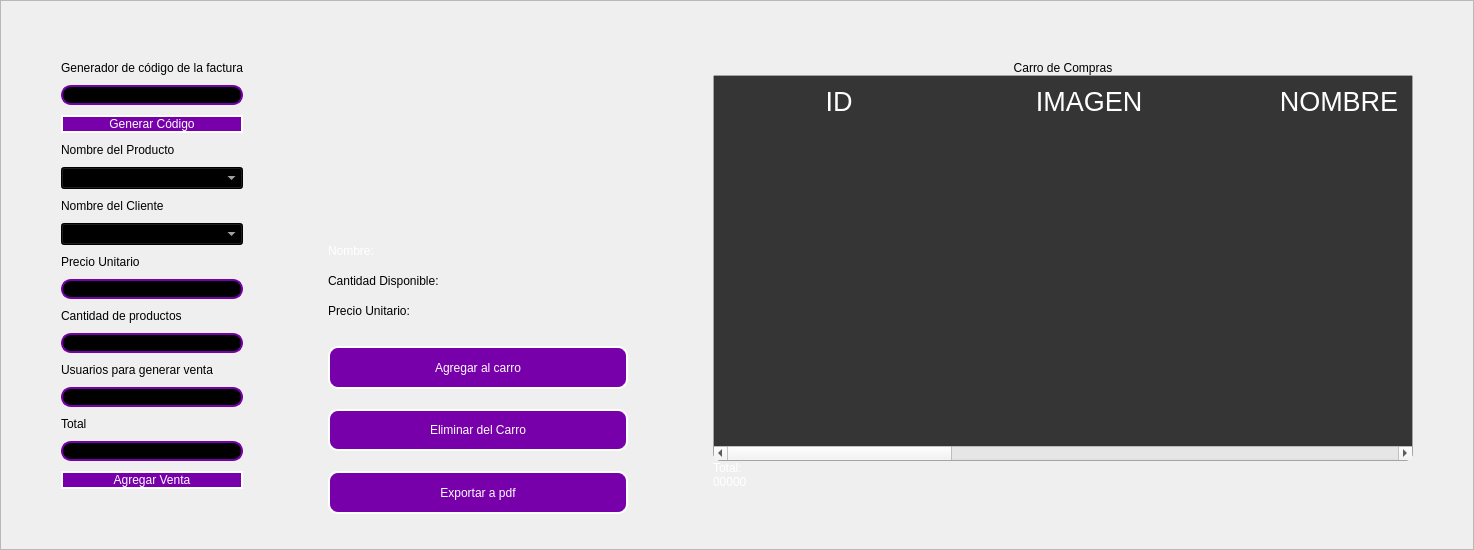
        <widget class="QFrame" name="frame_3">
         <property name="sizePolicy">
          <sizepolicy hsizetype="Maximum" vsizetype="Preferred">
           <horstretch>0</horstretch>
           <verstretch>0</verstretch>
          </sizepolicy>
         </property>
         <property name="layoutDirection">
          <enum>Qt::LeftToRight</enum>
         </property>
         <property name="frameShape">
          <enum>QFrame::StyledPanel</enum>
         </property>
         <property name="frameShadow">
          <enum>QFrame::Raised</enum>
         </property>
         <property name="lineWidth">
          <number>0</number>
         </property>
         <layout class="QHBoxLayout" name="horizontalLayout_4">
          <property name="spacing">
           <number>10</number>
          </property>
          <property name="sizeConstraint">
           <enum>QLayout::SetDefaultConstraint</enum>
          </property>
          <property name="leftMargin">
           <number>10</number>
          </property>
          <property name="topMargin">
           <number>10</number>
          </property>
          <property name="rightMargin">
           <number>10</number>
          </property>
          <property name="bottomMargin">
           <number>10</number>
          </property>
          <item>
           <layout class="QVBoxLayout" name="verticalLayout_3">
            <property name="spacing">
             <number>10</number>
            </property>
            <property name="leftMargin">
             <number>50</number>
            </property>
            <property name="topMargin">
             <number>50</number>
            </property>
            <property name="rightMargin">
             <number>50</number>
            </property>
            <property name="bottomMargin">
             <number>50</number>
            </property>
            <item>
             <widget class="QLabel" name="label_10">
              <property name="styleSheet">
               <string notr="true">color: rgb(0, 0, 0);
font: 10pt &quot;MS Shell Dlg 2&quot;;</string>
              </property>
              <property name="text">
               <string>Generador de código de la factura</string>
              </property>
             </widget>
            </item>
            <item>
             <widget class="QLineEdit" name="codetxt">
              <property name="enabled">
               <bool>false</bool>
              </property>
              <property name="styleSheet">
               <string notr="true">
border-radius:10px; 
font: 12pt &quot;Arial&quot;;
border: 2px solid  rgb(120, 0, 171);
background-color: rgb(0, 0, 0);
color: rgb(255, 255, 255);
</string>
              </property>
             </widget>
            </item>
            <item>
             <widget class="QPushButton" name="btn_get_code">
              <property name="cursor">
               <cursorShape>PointingHandCursor</cursorShape>
              </property>
              <property name="styleSheet">
               <string notr="true">QLabel {
	color: rgb(255, 255, 254);
	font: 12pt &quot;Arial&quot;;
	background-color: rgba(0, 0, 0,0);
}


QLineEdit{
background-color: rgba(0, 0, 0,0);
border-radius:10px; 
font: 12pt &quot;Arial&quot;;
color: rgb(255, 255, 254);
border: 2px solid  rgb(255, 255, 255);

}

QLineEdit:hover{
background-color: rgba(0, 0, 0,0);
border-radius:10px; 
font: 12pt &quot;Arial&quot;;
border: 2px solid  rgb(120, 0, 171);
}

QLineEdit:focus{
background-color: rgb(0, 0, 0);
border-radius:10px; 
font: 12pt &quot;Arial&quot;;
border: 2px solid rgb(120, 0, 171);
}

QCheckBox{
	font: 12pt &quot;Arial&quot;;
	color: rgb(255, 255, 255);
}

QCheckBox::indicator {
    width: 18px;
    height:18px;
}

QCheckBox::indicator:unchecked {
   background-image: url(image/square.svg);
}

QCheckBox::indicator:checked {
   background-image: url(image/check-square.svg);
}

QPushButton{
border-radius:10px; 
font: 12pt &quot;Arial&quot;;
color: rgb(255, 255, 254);
border: 2px solid #ffffff;
	background-color: rgb(120, 0, 171);

}

QPushButton:hover{
border-radius:10px; 
font: 12pt &quot;Arial&quot;;
color: rgb(255, 255, 255);
border: 2px solid rgb(120, 0, 171);
	background-color: rgb(120, 0, 171);
}
QFrame{
 	background-color: #1E0070;
	border-radius:15px; 
}
</string>
              </property>
              <property name="text">
               <string>Generar Código</string>
              </property>
             </widget>
            </item>
            <item>
             <widget class="QLabel" name="label_7">
              <property name="styleSheet">
               <string notr="true">QLabel {
color: rgb(0, 0, 0);
	font: 12pt &quot;Arial&quot;;
	background-color: rgba(0, 0, 0,0);
}


QLineEdit{
background-color: rgba(0, 0, 0,0);
border-radius:10px; 
font: 12pt &quot;Arial&quot;;
color: rgb(255, 255, 254);
border: 2px solid  rgb(255, 255, 255);

}

QLineEdit:hover{
background-color: rgba(0, 0, 0,0);
border-radius:10px; 
font: 12pt &quot;Arial&quot;;
border: 2px solid  rgb(120, 0, 171);
}

QLineEdit:focus{
background-color: rgb(0, 0, 0);
border-radius:10px; 
font: 12pt &quot;Arial&quot;;
border: 2px solid rgb(120, 0, 171);
}

QCheckBox{
	font: 12pt &quot;Arial&quot;;
	color: rgb(255, 255, 255);
}

QCheckBox::indicator {
    width: 18px;
    height:18px;
}

QCheckBox::indicator:unchecked {
   background-image: url(image/square.svg);
}

QCheckBox::indicator:checked {
   background-image: url(image/check-square.svg);
}

QPushButton{
border-radius:10px; 
font: 12pt &quot;Arial&quot;;
color: rgb(255, 255, 254);
border: 2px solid #ffffff;
}

QPushButton:hover{
border-radius:10px; 
font: 12pt &quot;Arial&quot;;
color: rgb(255, 255, 255);
border: 2px solid rgb(120, 0, 171);
	background-color: rgb(120, 0, 171);
}

</string>
              </property>
              <property name="text">
               <string>Nombre del Producto</string>
              </property>
             </widget>
            </item>
            <item>
             <widget class="QComboBox" name="comboboxproduct">
              <property name="cursor">
               <cursorShape>PointingHandCursor</cursorShape>
              </property>
              <property name="styleSheet">
               <string notr="true">background-color: rgb(0, 0, 0);
color: rgb(255, 255, 255);
</string>
              </property>
             </widget>
            </item>
            <item>
             <widget class="QLabel" name="label_6">
              <property name="styleSheet">
               <string notr="true">QLabel {
color: rgb(0, 0, 0);
	font: 12pt &quot;Arial&quot;;
	background-color: rgba(0, 0, 0,0);
}


QLineEdit{
background-color: rgba(0, 0, 0,0);
border-radius:10px; 
font: 12pt &quot;Arial&quot;;
color: rgb(255, 255, 254);
border: 2px solid  rgb(255, 255, 255);

}

QLineEdit:hover{
background-color: rgba(0, 0, 0,0);
border-radius:10px; 
font: 12pt &quot;Arial&quot;;
border: 2px solid  rgb(120, 0, 171);
}

QLineEdit:focus{
background-color: rgb(0, 0, 0);
border-radius:10px; 
font: 12pt &quot;Arial&quot;;
border: 2px solid rgb(120, 0, 171);
}

QCheckBox{
	font: 12pt &quot;Arial&quot;;
	color: rgb(255, 255, 255);
}

QCheckBox::indicator {
    width: 18px;
    height:18px;
}

QCheckBox::indicator:unchecked {
   background-image: url(image/square.svg);
}

QCheckBox::indicator:checked {
   background-image: url(image/check-square.svg);
}

QPushButton{
border-radius:10px; 
font: 12pt &quot;Arial&quot;;
color: rgb(255, 255, 254);
border: 2px solid #ffffff;
}

QPushButton:hover{
border-radius:10px; 
font: 12pt &quot;Arial&quot;;
color: rgb(255, 255, 255);
border: 2px solid rgb(120, 0, 171);
	background-color: rgb(120, 0, 171);
}

</string>
              </property>
              <property name="text">
               <string>Nombre del Cliente</string>
              </property>
             </widget>
            </item>
            <item>
             <widget class="QComboBox" name="comboboxclient">
              <property name="cursor">
               <cursorShape>PointingHandCursor</cursorShape>
              </property>
              <property name="styleSheet">
               <string notr="true">background-color: rgb(0, 0, 0);
color: rgb(255, 255, 255);
</string>
              </property>
             </widget>
            </item>
            <item>
             <widget class="QLabel" name="label_5">
              <property name="styleSheet">
               <string notr="true">QLabel {
color: rgb(0, 0, 0);
	font: 12pt &quot;Arial&quot;;
	background-color: rgba(0, 0, 0,0);
}


QLineEdit{
background-color: rgba(0, 0, 0,0);
border-radius:10px; 
font: 12pt &quot;Arial&quot;;
color: rgb(255, 255, 254);
border: 2px solid  rgb(255, 255, 255);

}

QLineEdit:hover{
background-color: rgba(0, 0, 0,0);
border-radius:10px; 
font: 12pt &quot;Arial&quot;;
border: 2px solid  rgb(120, 0, 171);
}

QLineEdit:focus{
background-color: rgb(0, 0, 0);
border-radius:10px; 
font: 12pt &quot;Arial&quot;;
border: 2px solid rgb(120, 0, 171);
}

QCheckBox{
	font: 12pt &quot;Arial&quot;;
	color: rgb(255, 255, 255);
}

QCheckBox::indicator {
    width: 18px;
    height:18px;
}

QCheckBox::indicator:unchecked {
   background-image: url(image/square.svg);
}

QCheckBox::indicator:checked {
   background-image: url(image/check-square.svg);
}

QPushButton{
border-radius:10px; 
font: 12pt &quot;Arial&quot;;
color: rgb(255, 255, 254);
border: 2px solid #ffffff;
}

QPushButton:hover{
border-radius:10px; 
font: 12pt &quot;Arial&quot;;
color: rgb(255, 255, 255);
border: 2px solid rgb(120, 0, 171);
	background-color: rgb(120, 0, 171);
}

</string>
              </property>
              <property name="text">
               <string>Precio Unitario</string>
              </property>
             </widget>
            </item>
            <item>
             <widget class="QLineEdit" name="unitpricetxt">
              <property name="enabled">
               <bool>false</bool>
              </property>
              <property name="styleSheet">
               <string notr="true">
border-radius:10px; 
font: 12pt &quot;Arial&quot;;
border: 2px solid  rgb(120, 0, 171);
background-color: rgb(0, 0, 0);
color: rgb(255, 255, 255);
</string>
              </property>
             </widget>
            </item>
            <item>
             <widget class="QLabel" name="label_4">
              <property name="styleSheet">
               <string notr="true">QLabel {
color: rgb(0, 0, 0);
	font: 12pt &quot;Arial&quot;;
	background-color: rgba(0, 0, 0,0);
}


QLineEdit{
background-color: rgba(0, 0, 0,0);
border-radius:10px; 
font: 12pt &quot;Arial&quot;;
color: rgb(255, 255, 254);
border: 2px solid  rgb(255, 255, 255);

}

QLineEdit:hover{
background-color: rgba(0, 0, 0,0);
border-radius:10px; 
font: 12pt &quot;Arial&quot;;
border: 2px solid  rgb(120, 0, 171);
}

QLineEdit:focus{
background-color: rgb(0, 0, 0);
border-radius:10px; 
font: 12pt &quot;Arial&quot;;
border: 2px solid rgb(120, 0, 171);
}

QCheckBox{
	font: 12pt &quot;Arial&quot;;
	color: rgb(255, 255, 255);
}

QCheckBox::indicator {
    width: 18px;
    height:18px;
}

QCheckBox::indicator:unchecked {
   background-image: url(image/square.svg);
}

QCheckBox::indicator:checked {
   background-image: url(image/check-square.svg);
}

QPushButton{
border-radius:10px; 
font: 12pt &quot;Arial&quot;;
color: rgb(255, 255, 254);
border: 2px solid #ffffff;
}

QPushButton:hover{
border-radius:10px; 
font: 12pt &quot;Arial&quot;;
color: rgb(255, 255, 255);
border: 2px solid rgb(120, 0, 171);
	background-color: rgb(120, 0, 171);
}

</string>
              </property>
              <property name="text">
               <string>Cantidad de productos</string>
              </property>
             </widget>
            </item>
            <item>
             <widget class="QLineEdit" name="quantitytxt">
              <property name="styleSheet">
               <string notr="true">
border-radius:10px; 
font: 12pt &quot;Arial&quot;;
border: 2px solid  rgb(120, 0, 171);
background-color: rgb(0, 0, 0);
color: rgb(255, 255, 255);
</string>
              </property>
             </widget>
            </item>
            <item>
             <widget class="QLabel" name="label_3">
              <property name="styleSheet">
               <string notr="true">QLabel {
color: rgb(0, 0, 0);
	font: 12pt &quot;Arial&quot;;
	background-color: rgba(0, 0, 0,0);
}


QLineEdit{
background-color: rgba(0, 0, 0,0);
border-radius:10px; 
font: 12pt &quot;Arial&quot;;
color: rgb(255, 255, 254);
border: 2px solid  rgb(255, 255, 255);

}

QLineEdit:hover{
background-color: rgba(0, 0, 0,0);
border-radius:10px; 
font: 12pt &quot;Arial&quot;;
border: 2px solid  rgb(120, 0, 171);
}

QLineEdit:focus{
background-color: rgb(0, 0, 0);
border-radius:10px; 
font: 12pt &quot;Arial&quot;;
border: 2px solid rgb(120, 0, 171);
}

QCheckBox{
	font: 12pt &quot;Arial&quot;;
	color: rgb(255, 255, 255);
}

QCheckBox::indicator {
    width: 18px;
    height:18px;
}

QCheckBox::indicator:unchecked {
   background-image: url(image/square.svg);
}

QCheckBox::indicator:checked {
   background-image: url(image/check-square.svg);
}

QPushButton{
border-radius:10px; 
font: 12pt &quot;Arial&quot;;
color: rgb(255, 255, 254);
border: 2px solid #ffffff;
}

QPushButton:hover{
border-radius:10px; 
font: 12pt &quot;Arial&quot;;
color: rgb(255, 255, 255);
border: 2px solid rgb(120, 0, 171);
	background-color: rgb(120, 0, 171);
}

</string>
              </property>
              <property name="text">
               <string>Usuarios para generar venta</string>
              </property>
             </widget>
            </item>
            <item>
             <widget class="QLineEdit" name="usertxt">
              <property name="enabled">
               <bool>false</bool>
              </property>
              <property name="styleSheet">
               <string notr="true">
border-radius:10px; 
font: 12pt &quot;Arial&quot;;
border: 2px solid  rgb(120, 0, 171);
background-color: rgb(0, 0, 0);
color: rgb(255, 255, 255);
</string>
              </property>
             </widget>
            </item>
            <item>
             <widget class="QLabel" name="label_2">
              <property name="styleSheet">
               <string notr="true">QLabel {
color: rgb(0, 0, 0);
	font: 12pt &quot;Arial&quot;;
	background-color: rgba(0, 0, 0,0);
}


QLineEdit{
background-color: rgba(0, 0, 0,0);
border-radius:10px; 
font: 12pt &quot;Arial&quot;;
color: rgb(255, 255, 254);
border: 2px solid  rgb(255, 255, 255);

}

QLineEdit:hover{
background-color: rgba(0, 0, 0,0);
border-radius:10px; 
font: 12pt &quot;Arial&quot;;
border: 2px solid  rgb(120, 0, 171);
}

QLineEdit:focus{
background-color: rgb(0, 0, 0);
border-radius:10px; 
font: 12pt &quot;Arial&quot;;
border: 2px solid rgb(120, 0, 171);
}

QCheckBox{
	font: 12pt &quot;Arial&quot;;
	color: rgb(255, 255, 255);
}

QCheckBox::indicator {
    width: 18px;
    height:18px;
}

QCheckBox::indicator:unchecked {
   background-image: url(image/square.svg);
}

QCheckBox::indicator:checked {
   background-image: url(image/check-square.svg);
}

QPushButton{
border-radius:10px; 
font: 12pt &quot;Arial&quot;;
color: rgb(255, 255, 254);
border: 2px solid #ffffff;
}

QPushButton:hover{
border-radius:10px; 
font: 12pt &quot;Arial&quot;;
color: rgb(255, 255, 255);
border: 2px solid rgb(120, 0, 171);
	background-color: rgb(120, 0, 171);
}

</string>
              </property>
              <property name="text">
               <string>Total</string>
              </property>
             </widget>
            </item>
            <item>
             <widget class="QLineEdit" name="totalpricetxt">
              <property name="enabled">
               <bool>false</bool>
              </property>
              <property name="styleSheet">
               <string notr="true">
border-radius:10px; 
font: 12pt &quot;Arial&quot;;
border: 2px solid  rgb(120, 0, 171);
background-color: rgb(0, 0, 0);
color: rgb(255, 255, 255);
</string>
              </property>
             </widget>
            </item>
            <item>
             <widget class="QPushButton" name="btn_register_sale">
              <property name="cursor">
               <cursorShape>PointingHandCursor</cursorShape>
              </property>
              <property name="styleSheet">
               <string notr="true">QLabel {
	color: rgb(255, 255, 254);
	font: 12pt &quot;Arial&quot;;
	background-color: rgba(0, 0, 0,0);
}


QLineEdit{
background-color: rgba(0, 0, 0,0);
border-radius:10px; 
font: 12pt &quot;Arial&quot;;
color: rgb(255, 255, 254);
border: 2px solid  rgb(255, 255, 255);

}

QLineEdit:hover{
background-color: rgba(0, 0, 0,0);
border-radius:10px; 
font: 12pt &quot;Arial&quot;;
border: 2px solid  rgb(120, 0, 171);
}

QLineEdit:focus{
background-color: rgb(0, 0, 0);
border-radius:10px; 
font: 12pt &quot;Arial&quot;;
border: 2px solid rgb(120, 0, 171);
}

QCheckBox{
	font: 12pt &quot;Arial&quot;;
	color: rgb(255, 255, 255);
}

QCheckBox::indicator {
    width: 18px;
    height:18px;
}

QCheckBox::indicator:unchecked {
   background-image: url(image/square.svg);
}

QCheckBox::indicator:checked {
   background-image: url(image/check-square.svg);
}

QPushButton{
border-radius:10px; 
font: 12pt &quot;Arial&quot;;
color: rgb(255, 255, 254);
border: 2px solid #ffffff;
	background-color: rgb(120, 0, 171);

}

QPushButton:hover{
border-radius:10px; 
font: 12pt &quot;Arial&quot;;
color: rgb(255, 255, 255);
border: 2px solid rgb(120, 0, 171);
	background-color: rgb(120, 0, 171);
}
QFrame{
 	background-color: #1E0070;
	border-radius:15px; 
}
</string>
              </property>
              <property name="text">
               <string>Agregar Venta</string>
              </property>
             </widget>
            </item>
           </layout>
          </item>
          <item>
           <layout class="QVBoxLayout" name="verticalLayout_4">
            <property name="spacing">
             <number>0</number>
            </property>
            <property name="leftMargin">
             <number>25</number>
            </property>
            <property name="topMargin">
             <number>25</number>
            </property>
            <property name="rightMargin">
             <number>25</number>
            </property>
            <property name="bottomMargin">
             <number>25</number>
            </property>
            <item>
             <widget class="QLabel" name="labelimage">
              <property name="minimumSize">
               <size>
                <width>0</width>
                <height>200</height>
               </size>
              </property>
              <property name="maximumSize">
               <size>
                <width>200</width>
                <height>200</height>
               </size>
              </property>
              <property name="text">
               <string/>
              </property>
             </widget>
            </item>
            <item>
             <widget class="QLabel" name="labelname">
              <property name="minimumSize">
               <size>
                <width>300</width>
                <height>0</height>
               </size>
              </property>
              <property name="maximumSize">
               <size>
                <width>300</width>
                <height>30</height>
               </size>
              </property>
              <property name="styleSheet">
               <string notr="true">color: rgb(255, 255, 255);
font: 12pt &quot;MS Shell Dlg 2&quot;;</string>
              </property>
              <property name="text">
               <string>Nombre:</string>
              </property>
             </widget>
            </item>
            <item>
             <widget class="QLabel" name="labelstock">
              <property name="minimumSize">
               <size>
                <width>180</width>
                <height>0</height>
               </size>
              </property>
              <property name="maximumSize">
               <size>
                <width>300</width>
                <height>30</height>
               </size>
              </property>
              <property name="styleSheet">
               <string notr="true">font: 12pt &quot;MS Shell Dlg 2&quot;;
color: rgb(0, 0, 0);</string>
              </property>
              <property name="text">
               <string>Cantidad Disponible:</string>
              </property>
             </widget>
            </item>
            <item>
             <widget class="QLabel" name="labeluprice">
              <property name="maximumSize">
               <size>
                <width>300</width>
                <height>30</height>
               </size>
              </property>
              <property name="styleSheet">
               <string notr="true">color: rgb(0, 0, 0);
font: 12pt &quot;MS Shell Dlg 2&quot;;</string>
              </property>
              <property name="text">
               <string>Precio Unitario:</string>
              </property>
             </widget>
            </item>
            <item>
             <spacer name="verticalSpacer">
              <property name="orientation">
               <enum>Qt::Vertical</enum>
              </property>
              <property name="sizeType">
               <enum>QSizePolicy::Fixed</enum>
              </property>
              <property name="sizeHint" stdset="0">
               <size>
                <width>10</width>
                <height>20</height>
               </size>
              </property>
             </spacer>
            </item>
            <item>
             <widget class="QPushButton" name="btn_add_cart">
              <property name="maximumSize">
               <size>
                <width>300</width>
                <height>50</height>
               </size>
              </property>
              <property name="cursor">
               <cursorShape>PointingHandCursor</cursorShape>
              </property>
              <property name="styleSheet">
               <string notr="true">QPushButton{
border-radius:10px; 
font: 12pt &quot;Arial&quot;;
color: rgb(255, 255, 254);
border: 2px solid #ffffff;
	background-color: rgb(120, 0, 171);

}

QPushButton:hover{
border-radius:10px; 
font: 12pt &quot;Arial&quot;;
color: rgb(255, 255, 255);
border: 2px solid rgb(120, 0, 171);
	background-color: rgb(120, 0, 171);
}</string>
              </property>
              <property name="text">
               <string>Agregar al carro</string>
              </property>
              <property name="iconSize">
               <size>
                <width>30</width>
                <height>30</height>
               </size>
              </property>
             </widget>
            </item>
            <item>
             <spacer name="verticalSpacer_2">
              <property name="orientation">
               <enum>Qt::Vertical</enum>
              </property>
              <property name="sizeType">
               <enum>QSizePolicy::Fixed</enum>
              </property>
              <property name="sizeHint" stdset="0">
               <size>
                <width>20</width>
                <height>20</height>
               </size>
              </property>
             </spacer>
            </item>
            <item>
             <widget class="QPushButton" name="btn_delete">
              <property name="maximumSize">
               <size>
                <width>300</width>
                <height>50</height>
               </size>
              </property>
              <property name="cursor">
               <cursorShape>PointingHandCursor</cursorShape>
              </property>
              <property name="styleSheet">
               <string notr="true">QPushButton{
border-radius:10px; 
font: 12pt &quot;Arial&quot;;
color: rgb(255, 255, 254);
border: 2px solid #ffffff;
	background-color: rgb(120, 0, 171);

}

QPushButton:hover{
border-radius:10px; 
font: 12pt &quot;Arial&quot;;
color: rgb(255, 255, 255);
border: 2px solid rgb(120, 0, 171);
	background-color: rgb(120, 0, 171);
}</string>
              </property>
              <property name="text">
               <string>Eliminar del Carro</string>
              </property>
              <property name="iconSize">
               <size>
                <width>30</width>
                <height>30</height>
               </size>
              </property>
             </widget>
            </item>
            <item>
             <spacer name="verticalSpacer_3">
              <property name="orientation">
               <enum>Qt::Vertical</enum>
              </property>
              <property name="sizeType">
               <enum>QSizePolicy::Fixed</enum>
              </property>
              <property name="sizeHint" stdset="0">
               <size>
                <width>20</width>
                <height>20</height>
               </size>
              </property>
             </spacer>
            </item>
            <item>
             <widget class="QPushButton" name="btn_export_pdf">
              <property name="maximumSize">
               <size>
                <width>300</width>
                <height>50</height>
               </size>
              </property>
              <property name="styleSheet">
               <string notr="true">QPushButton{
border-radius:10px; 
font: 12pt &quot;Arial&quot;;
color: rgb(255, 255, 254);
border: 2px solid #ffffff;
	background-color: rgb(120, 0, 171);

}

QPushButton:hover{
border-radius:10px; 
font: 12pt &quot;Arial&quot;;
color: rgb(255, 255, 255);
border: 2px solid rgb(120, 0, 171);
	background-color: rgb(120, 0, 171);
}</string>
              </property>
              <property name="text">
               <string>Exportar a pdf</string>
              </property>
             </widget>
            </item>
           </layout>
          </item>
          <item>
           <layout class="QVBoxLayout" name="verticalLayout_5">
            <property name="spacing">
             <number>0</number>
            </property>
            <property name="leftMargin">
             <number>50</number>
            </property>
            <property name="topMargin">
             <number>50</number>
            </property>
            <property name="rightMargin">
             <number>50</number>
            </property>
            <property name="bottomMargin">
             <number>50</number>
            </property>
            <item>
             <widget class="QLabel" name="label_8">
              <property name="styleSheet">
               <string notr="true">color: rgb(0, 0, 0);
font: 25pt &quot;MS Shell Dlg 2&quot;;</string>
              </property>
              <property name="text">
               <string>Carro de Compras</string>
              </property>
              <property name="alignment">
               <set>Qt::AlignCenter</set>
              </property>
             </widget>
            </item>
            <item>
             <widget class="QTableWidget" name="table_cart">
              <property name="minimumSize">
               <size>
                <width>700</width>
                <height>0</height>
               </size>
              </property>
              <property name="maximumSize">
               <size>
                <width>700</width>
                <height>16777215</height>
               </size>
              </property>
              <property name="styleSheet">
               <string notr="true">QTableView {

	border: 1px solid rgba(255,255,255,40);
	border-bottom-right-radius: 7px; 
	border-bottom-left-radius: 7px; 
	color: white;
	font: 15pt &quot;MS Shell Dlg 2&quot;;
	background-color: rgb(53, 53, 53);
}

QHeaderView::section {
background-color: rgb(53, 53, 53);
color: white;
border: none;
height: 50px;
font-size: 20pt;
}

QTableView::item {
    border-style: none;
    border-bottom: 1px solid rgba(255,255,255,50);
    padding-left: auto;
    padding-right: auto;
}

QTableView::item:selected{
	border: none;
	color: rgb(255, 255, 255);
    background-color: rgba(255, 255, 255, 50);
}
</string>
              </property>
              <property name="editTriggers">
               <set>QAbstractItemView::NoEditTriggers</set>
              </property>
              <attribute name="horizontalHeaderDefaultSectionSize">
               <number>250</number>
              </attribute>
              <column>
               <property name="text">
                <string>ID</string>
               </property>
              </column>
              <column>
               <property name="text">
                <string>IMAGEN</string>
               </property>
              </column>
              <column>
               <property name="text">
                <string>NOMBRE</string>
               </property>
              </column>
              <column>
               <property name="text">
                <string>CANTIDAD DE PRODUCTO</string>
               </property>
              </column>
              <column>
               <property name="text">
                <string>PRECIO U.</string>
               </property>
              </column>
              <column>
               <property name="text">
                <string>TOTAL</string>
               </property>
              </column>
             </widget>
            </item>
            <item>
             <widget class="QLabel" name="label_9">
              <property name="styleSheet">
               <string notr="true">font: 16pt &quot;MS Shell Dlg 2&quot;;
color: rgb(255, 255, 255);</string>
              </property>
              <property name="locale">
               <locale language="Spanish" country="Chile"/>
              </property>
              <property name="text">
               <string>Total:</string>
              </property>
              <property name="alignment">
               <set>Qt::AlignBottom|Qt::AlignLeading|Qt::AlignLeft</set>
              </property>
             </widget>
            </item>
            <item>
             <widget class="QLabel" name="labeltotal">
              <property name="styleSheet">
               <string notr="true">font: 16pt &quot;MS Shell Dlg 2&quot;;
color: rgb(255, 255, 255);</string>
              </property>
              <property name="text">
               <string>00000</string>
              </property>
              <property name="alignment">
               <set>Qt::AlignLeading|Qt::AlignLeft|Qt::AlignVCenter</set>
              </property>
             </widget>
            </item>
           </layout>
          </item>
         </layout>
        </widget>
